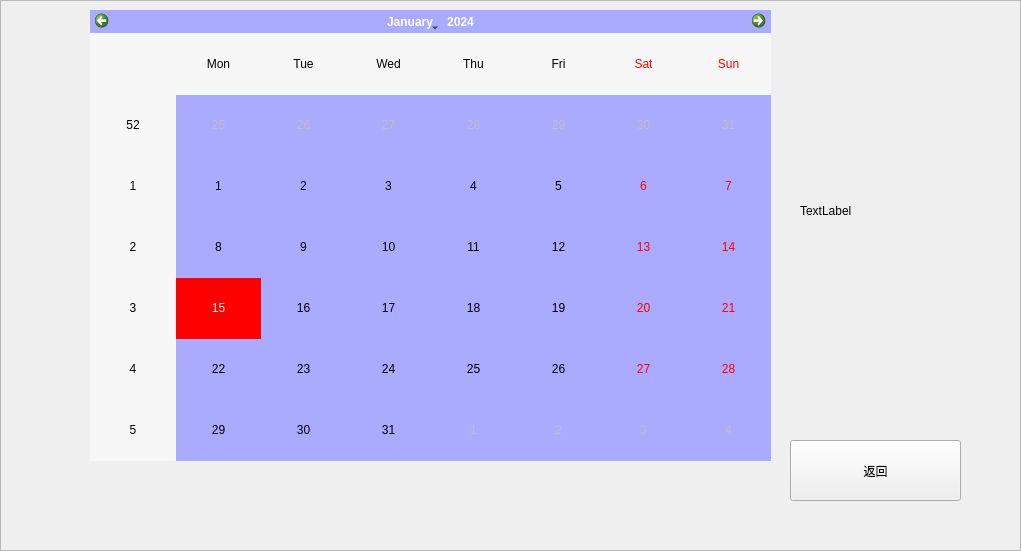
   <widget class="QFrame" name="calendarframe">
    <property name="geometry">
     <rect>
      <x>0</x>
      <y>30</y>
      <width>1021</width>
      <height>551</height>
     </rect>
    </property>
    <property name="frameShape">
     <enum>QFrame::StyledPanel</enum>
    </property>
    <property name="frameShadow">
     <enum>QFrame::Raised</enum>
    </property>
    <widget class="QCalendarWidget" name="calendarWidget">
     <property name="geometry">
      <rect>
       <x>90</x>
       <y>10</y>
       <width>681</width>
       <height>451</height>
      </rect>
     </property>
     <property name="styleSheet">
      <string notr="true">selection-background-color: rgb(255, 0, 0);
background-color: rgb(170, 170, 255);

font: 75 14pt &quot;黑体&quot;;</string>
     </property>
    </widget>
    <widget class="QPushButton" name="CbackpushButton">
     <property name="geometry">
      <rect>
       <x>790</x>
       <y>440</y>
       <width>171</width>
       <height>61</height>
      </rect>
     </property>
     <property name="text">
      <string>返回</string>
     </property>
    </widget>
    <widget class="QLabel" name="TimeL">
     <property name="geometry">
      <rect>
       <x>800</x>
       <y>150</y>
       <width>201</width>
       <height>121</height>
      </rect>
     </property>
     <property name="styleSheet">
      <string notr="true">border-image: url();</string>
     </property>
     <property name="text">
      <string>TextLabel</string>
     </property>
    </widget>
   </widget>
